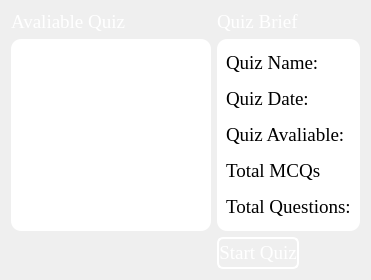
      <widget class="QWidget" name="page_10">
       <layout class="QGridLayout" name="gridLayout_12">
        <item row="8" column="1">
         <widget class="QPushButton" name="pushButton_19">
          <property name="font">
           <font>
            <family>Times New Roman</family>
            <pointsize>14</pointsize>
           </font>
          </property>
          <property name="styleSheet">
           <string notr="true">QPushButton{
background:none;
 border:2px solid #ffffff;
 border-radius:6px;
 color:#ffffff;
 padding-top:3px;
 padding-bottom:3px;
max-width:110px;
}
     QPushButton:hover{
	color: rgb(255, 255, 255);
	border-color: rgb(195, 206, 224);
}</string>
          </property>
          <property name="text">
           <string>Start Quiz</string>
          </property>
         </widget>
        </item>
        <item row="3" column="0">
         <widget class="QListWidget" name="listWidget">
          <property name="maximumSize">
           <size>
            <width>200</width>
            <height>16777215</height>
           </size>
          </property>
          <property name="font">
           <font>
            <family>Times New Roman</family>
            <pointsize>14</pointsize>
           </font>
          </property>
          <property name="styleSheet">
           <string notr="true">background:rgb(255, 255, 255);
border-radius: 10px;</string>
          </property>
         </widget>
        </item>
        <item row="2" column="0">
         <widget class="QLabel" name="label_33">
          <property name="font">
           <font>
            <family>Times New Roman</family>
            <pointsize>14</pointsize>
           </font>
          </property>
          <property name="styleSheet">
           <string notr="true">color: rgb(255, 255, 255);</string>
          </property>
          <property name="text">
           <string>Avaliable Quiz</string>
          </property>
         </widget>
        </item>
        <item row="3" column="1" colspan="3">
         <widget class="QFrame" name="frame_6">
          <property name="sizePolicy">
           <sizepolicy hsizetype="Expanding" vsizetype="Preferred">
            <horstretch>0</horstretch>
            <verstretch>0</verstretch>
           </sizepolicy>
          </property>
          <property name="styleSheet">
           <string notr="true">background:rgb(255, 255, 255);
border-radius: 10px;</string>
          </property>
          <property name="frameShape">
           <enum>QFrame::StyledPanel</enum>
          </property>
          <property name="frameShadow">
           <enum>QFrame::Raised</enum>
          </property>
          <layout class="QVBoxLayout" name="verticalLayout_3">
           <item>
            <widget class="QLabel" name="label_28">
             <property name="font">
              <font>
               <family>Times New Roman</family>
               <pointsize>14</pointsize>
              </font>
             </property>
             <property name="text">
              <string>Quiz Name:</string>
             </property>
            </widget>
           </item>
           <item>
            <widget class="QLabel" name="label_29">
             <property name="font">
              <font>
               <family>Times New Roman</family>
               <pointsize>14</pointsize>
              </font>
             </property>
             <property name="text">
              <string>Quiz Date:</string>
             </property>
            </widget>
           </item>
           <item>
            <widget class="QLabel" name="label_30">
             <property name="font">
              <font>
               <family>Times New Roman</family>
               <pointsize>14</pointsize>
              </font>
             </property>
             <property name="text">
              <string>Quiz Avaliable:</string>
             </property>
            </widget>
           </item>
           <item>
            <widget class="QLabel" name="label_31">
             <property name="font">
              <font>
               <family>Times New Roman</family>
               <pointsize>14</pointsize>
              </font>
             </property>
             <property name="text">
              <string>Total MCQs</string>
             </property>
            </widget>
           </item>
           <item>
            <widget class="QLabel" name="label_32">
             <property name="font">
              <font>
               <family>Times New Roman</family>
               <pointsize>14</pointsize>
              </font>
             </property>
             <property name="text">
              <string>Total Questions:</string>
             </property>
            </widget>
           </item>
          </layout>
         </widget>
        </item>
        <item row="2" column="1" colspan="2">
         <widget class="QLabel" name="label_27">
          <property name="sizePolicy">
           <sizepolicy hsizetype="Preferred" vsizetype="Fixed">
            <horstretch>0</horstretch>
            <verstretch>0</verstretch>
           </sizepolicy>
          </property>
          <property name="font">
           <font>
            <family>Times New Roman</family>
            <pointsize>14</pointsize>
           </font>
          </property>
          <property name="styleSheet">
           <string notr="true">color: rgb(255, 255, 255);</string>
          </property>
          <property name="text">
           <string>Quiz Brief</string>
          </property>
          <property name="alignment">
           <set>Qt::AlignLeading|Qt::AlignLeft|Qt::AlignVCenter</set>
          </property>
         </widget>
        </item>
       </layout>
      </widget>
